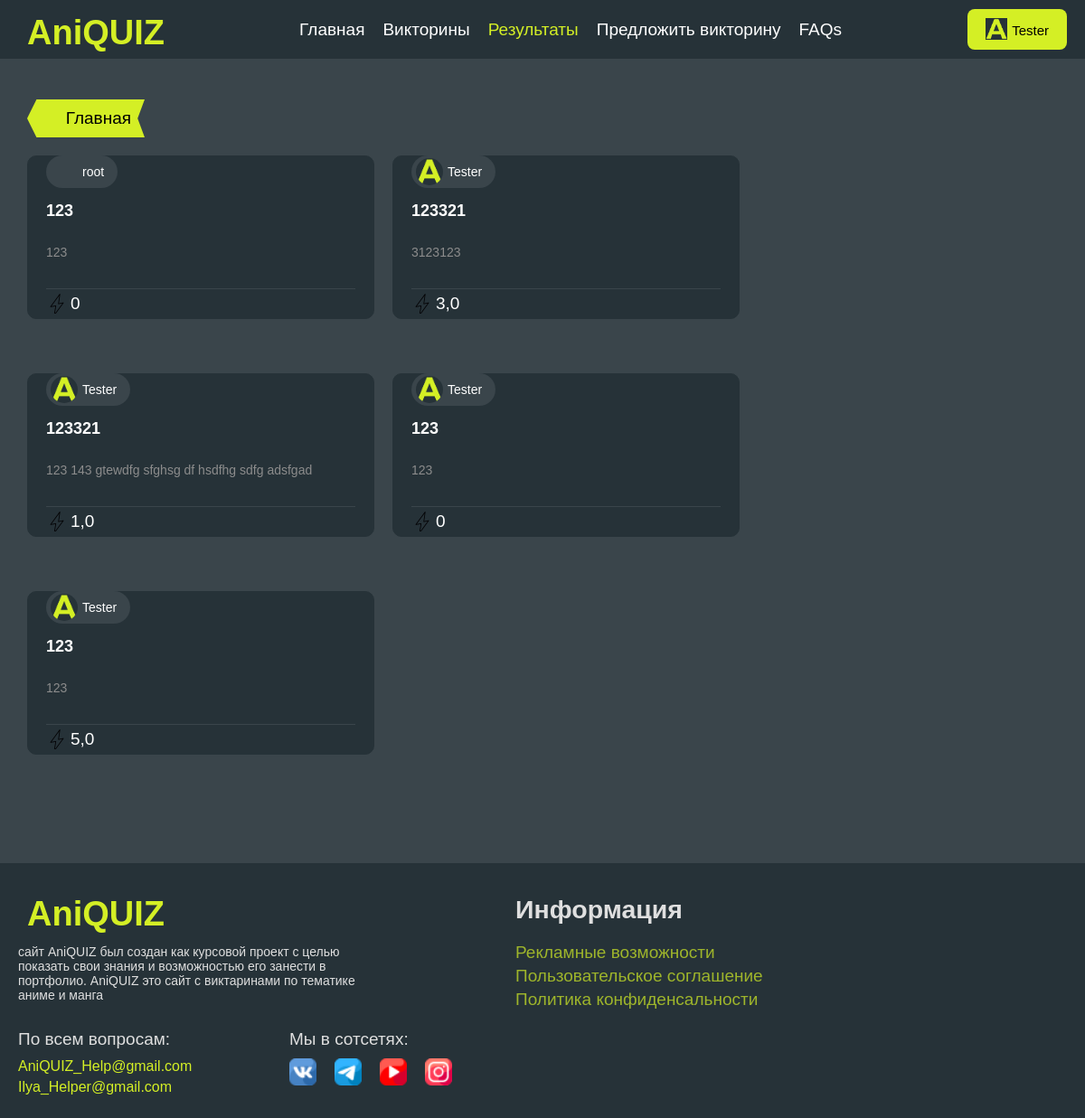
The page /user/All-results (signed in) on the database as committed earlier.
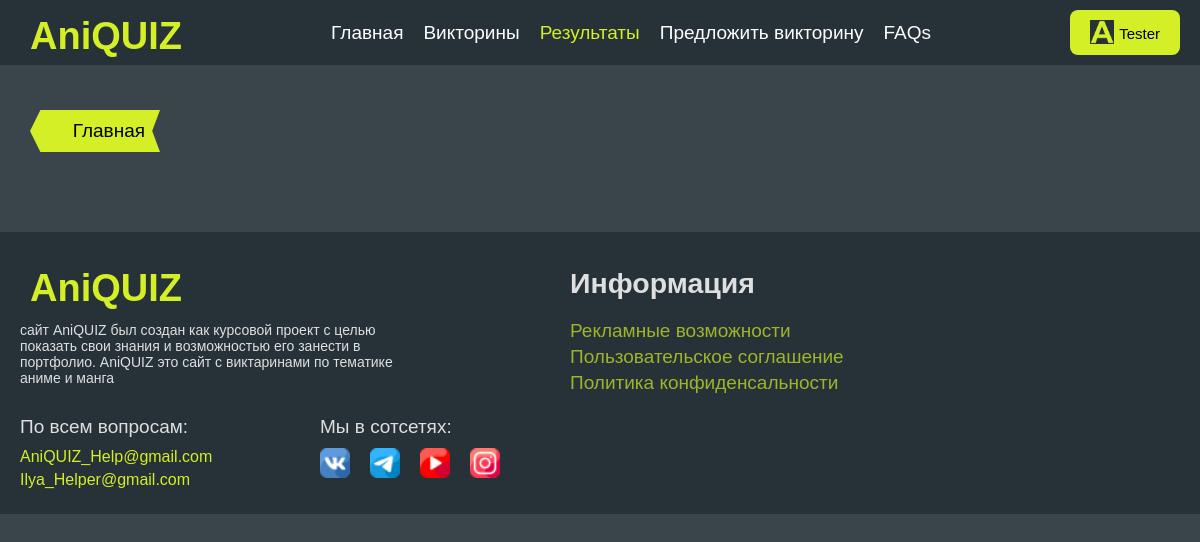
The same page on the database as committed later.
### user/models.py (models this page shows)
class CustomUser(AbstractUser):
    icon = models.ImageField(upload_to="static/img/user/icon_user", null=True, blank=True,
                             default="static/img/user/icon_user/Standard_icon.png")

### quizs/models.py (models this page shows, shortened)
class Quiz(models.Model):
    title = models.CharField(max_length=128, null=False, default='none')
    description = models.CharField(max_length=254)
    imageScreensaver = models.ImageField(upload_to="static/img/quizs_img/imageScreensavers", null=True, default='static/img/quizs_img/imageScreensavers/47899679c157cb3b7fb73e2134086efb.jpg')
    category = models.ForeignKey(cateory, on_delete=models.CASCADE, null=True, default=1)
    status = models.BooleanField(default=False)
    rating = models.CharField(max_length=128, default="0 0")
    popular = models.IntegerField(default=0)
    user = models.ForeignKey(settings.AUTH_USER_MODEL, on_delete=models.CASCADE)

### quizs/views.py (the view)
# urls.py: path('user/All-results', views.AllResultsView, name='allResults'),
def AllResultsView(request):
    if request.user.pk:
        result = models.Results.objects.filter(user_id=request.user.id)
        quizs = []
        for i in range(len(result)):
            quizs.append(models.Quiz.objects.filter(id=result[i].quiz_pk_id))
        rating = []
        for Rating in quizs:
            for Ra in Rating:
                marks = Ra.rating.split()
                try:
                    rating.append(round(int(marks[0]) / int(marks[1]), 2))
                except:
                    rating.append(0)
        ModelAndRating = dict(pairs=zip(quizs, rating))
        data = {
            'ModelAndRating': ModelAndRating,
            'nav': 'res',
        }
        return render(request, 'all_results.html', data)
    else:
        return redirect('authentication')

### templates/all_results.html (shortened to what this page needs)
{% extends 'base.html' %}
{% load static %}
{% block content %}
<div class="btn_back_home">
    <a href="{% url 'home' %}">Главная</a>
</div>
<div class="quizs_block_all quiz_result_all">
    {% for quiz, rating in ModelAndRating.pairs %}
    {% for i in quiz %}
    <div class="quiz_block_someone cards">
        <div class="card">
            <div class="block_card_info">
                <a href="#" class="author">
                    <span class="avatar" style="background: url(/{{i.user.icon}}) round;"></span>
                    <p>{{i.user}}</p>
                </a>
            </div>
            <h3>
                <a href="{% url 'result' i.pk %}">{{i.title}}</a>
            </h3>
            <p class="discription_card">{{i.description}}</p>
            <div class="info_about_card">
                <div class="card_rating">
                    <span></span>
                    <div>{{rating}}</div>
                </div>
            </div>
        </div>
    </div>
    {% endfor %}
    {% endfor %}
</div>
{% endblock content %}

### templates/base.html (shortened to what this page needs)
<!DOCTYPE html>
{% load static %}
<html lang="ru">
<head>
    <link rel="stylesheet" href="{% static 'css/base.css' %}">
    <link rel="stylesheet" href="{% static 'css/home.css' %}">
    <link rel="stylesheet" href="{% static 'css/quiz.css' %}">
    <link rel="stylesheet" href="{% static 'css/add_quiz.css' %}">
</head>
<body>
    <header>
        <div class="container_head">
            <a href="{% url 'home' %}" class="logo"><h1>AniQUIZ</h1></a>
            <div class="menu_items">
                <ul>
                    <li><a href="{% url 'home' %}" class="{% if nav %}{% else %}active{% endif %}">Главная</a></li>
                    <li><a href="{% url 'quiz_all' %}" class="{% if nav == 'quiz' %} active {% endif %}">Викторины</a></li>
                    <li><a href="{% url 'allResults' %}" class="{% if nav == 'res' %} active {% endif %}">Результаты</a></li>
                    {% if user.is_staff %}
                        <li><a href="{% url 'checking_quizs' %}" class="{% if nav == 'addquiz' %} active {% endif %}">Проверка викторин</a></li>
                    {% else %}
                        <li><a href="{% url 'add_quiz'  %}" class="{% if nav == 'addquiz' %} active {% endif %}">Предложить викторину</a></li>
                    {% endif %}
                    <li><a href="#" class="{% if nav == 'faq' %} active {% endif %}">FAQs</a></li>
                </ul>
            </div>
            {% if user.is_authenticated %}
            <div class="right_menu">
                <a href="{% url 'personal_account' user.pk %}" class="login"><img src="/{{user.icon}}" alt="иконка пользователя" width="24" height="24"><span>{{ user.username|slice:":10" }}</span></a>
            </div>
            {% else %}
            <div class="right_menu">
                <a href="{% url 'authentication' %}" class="login"><img src="{% static 'img/interactive_icons/icons-user-24.png' %}" alt="иконка пользователя" width="24" height="24"><span>ВХОД</span></a>
            </div>
            {% endif %}
        </div>
    </header>
    <div class="main_container">
      {% block content %}
      {% endblock content %}
    </div>
    <footer>
        <div class="footer_container">
            <div class="info_container">
                <a href="#" class="logo"><h1>AniQUIZ</h1></a>
                <p class="footer_company">
                    сайт AniQUIZ был создан как курсовой проект с целью показать свои знания и возможностью его занести в портфолио. AniQUIZ это сайт с виктаринами по тематике аниме и манга
                </p>
                <div class="footer_block">
                    <div class="help">
                        <span>По всем вопросам:</span>
                        <a href="#">AniQUIZ_Help@gmail.com</a>
                        <a href="#">Ilya_Helper@gmail.com</a>
                    </div>
                    <div class="sotset">
                        <span>Мы в сотсетях:</span>
                        <ul>
                            <li>
                                <a href="#"><img src="{% static 'img/interactive_icons/free-icon-vk-24.png' %}" alt=""></a>
                            </li>
                            <li>
                                <a href="#"><img src="{% static 'img/interactive_icons/telegram-24.png' %}" alt=""></a>
                            </li>
                            <li>
                                <a href="#"><img src="{% static 'img/interactive_icons/youtube.png' %}" alt=""></a>
                            </li>
                            <li>
                                <a href="#"><img src="{% static 'img/interactive_icons/instagram-24.png' %}" alt=""></a>
                            </li>
                        </ul>
                    </div>
                </div>
            </div>
            <div class="info">
                <h2>Информация</h2>
                <ul>
                    <li><a href="#">Рекламные возможности</a></li>
                    <li><a href="#">Пользовательское соглашение</a></li>
                    <li><a href="#">Политика конфиденсальности</a></li>
                </ul>
            </div>
        </div>
    </footer>
</body>
</html>

### static/css/base.css (style rules this page uses)
* { margin: 0px; padding: 0px; }
a { text-decoration: none; color: white; }
body { font-weight: 400; background-color: #3A454B; font-family: Montserrat,sans-serif; font-size: 19px; padding-top: 80px; }
ul { list-style: none; }
header { top: 0px; position: fixed; padding-right: 20px; width: 100%; z-index: 100; }
.container_head { display: flex; height: 65px; background-color: #263238; padding: 0 20px; flex-wrap: nowrap; justify-content: space-between; }
.logo { display: inline-block; height: 100%; text-align: center; }
.logo h1 { color: #d4ef25; margin: 15px 10px; }
.menu_items, .right_menu { margin: auto 0px; }
.right_menu a img { padding-right: 5px; }
.menu_items ul { display: flex; list-style: none; }
.menu_items ul li { display: flex; align-items: center; margin: 0 10px; }
.active { color: #d4ef25; }
.right_menu { display: flex; flex-wrap: nowrap; height: 65px; }
.right_menu a { display: flex; color: black; text-align: center; background-color: #d4ef25; padding: 0 20px; margin: 10px 0; border-radius: 8px; }
.right_menu a img { margin: 10px 0; }
.right_menu a span { margin: 15px 0; font-size: 15px; }
footer { padding: 20px 20px 20px 20px; background-color: #263238; margin-top: 80px; }
.info_container { width: 500px; }
.footer_container { display: flex; }
.info_container .logo { max-height: 70px; }
.footer_company { font-size: 14px; color: #dfdfdf; width: 400px; margin-bottom: 30px; }
.info_container .help { display: flex; flex-wrap: wrap; }
.info_container .help span { color: #dfdfdf; margin-bottom: 10px; }
.info_container .help a { font-size: 16px; color: #d4ef25; margin-bottom: 5px; }
.sotset { margin-top: 0; }
.sotset span { color: #dfdfdf; }
.sotset ul { display: flex; margin-top: 10px; }
.sotset ul li { margin-right: 20px; }
.sotset ul li img { width: 30px; height: 30px; }
.footer_container .info { margin-top: 15px; color: #dfdfdf; margin-left: 50px; }
.footer_container .info h2 { margin-bottom: 20px; }
.footer_container .info li { margin-bottom: 4px; }
.footer_container .info li a { color: #d4ef25b1; }
.footer_block { display: flex; }

### static/css/home.css (style rules this page uses)
p { margin: 0; padding: 0; }
.main_container { padding: 0 30px; margin-top: 30px; }

### static/css/quiz.css (style rules this page uses)
.btn_back_home a { display: flex; color: black; background-color: #d4ef25; padding: 10px 15px; width: 100px; justify-content: right; clip-path: polygon(0% 50%, 8% 0%, 100% 0%, 94% 50%, 100% 100%, 8% 100%); }

Rows that differ between the two databases and show on the page:
removed Quiz: user "root", title "123", description "123", rating "0"
removed Quiz: user.icon (picture), user "Tester", title "123321", description "3123123", rating "3,0"
removed Quiz: user.icon (picture), user "Tester", title "123321", description "123 143 gtewdfg sfghsg df hsdfhg sdfg adsfgad", rating "1,0"
removed Quiz: user.icon (picture), user "Tester", title "123", description "123", rating "0"
removed Quiz: user.icon (picture), user "Tester", title "123", description "123", rating "5,0"
